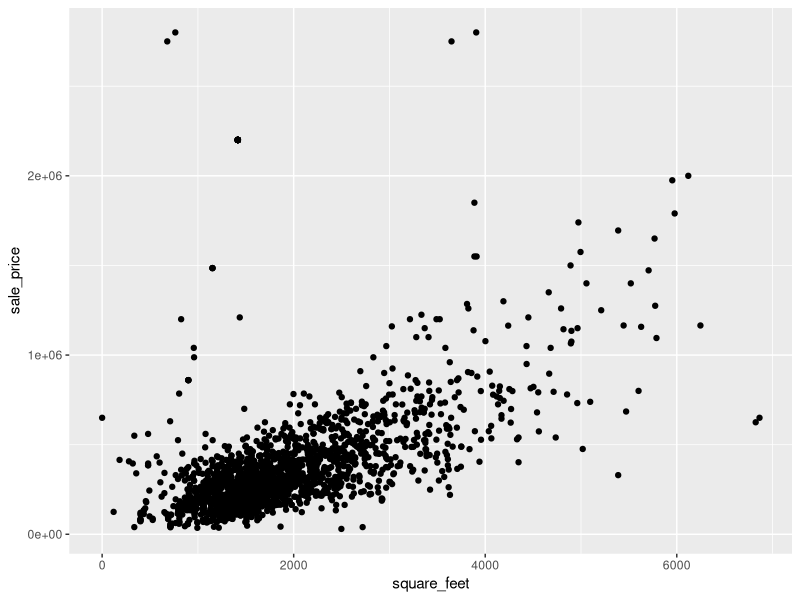
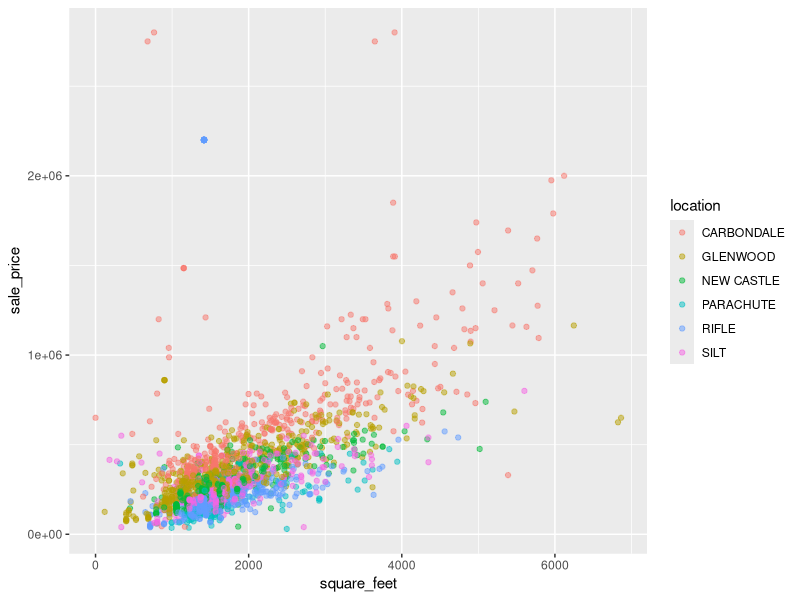
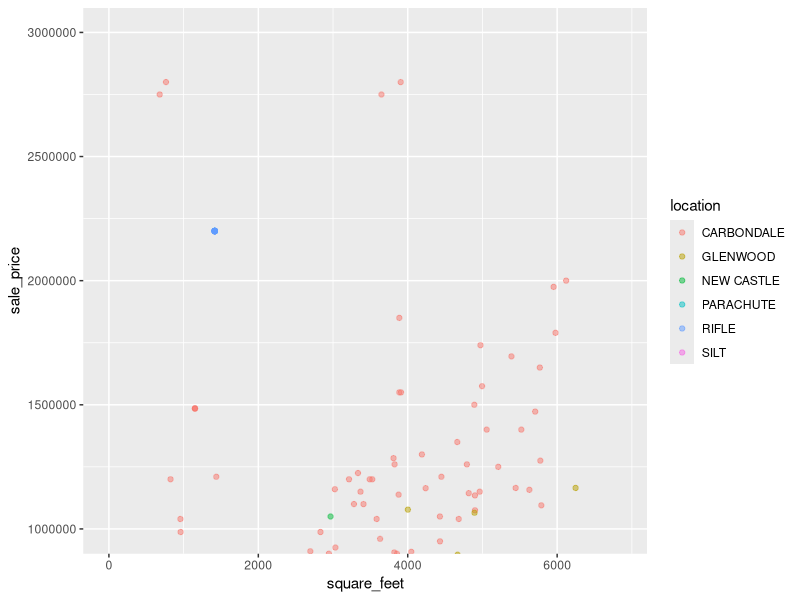
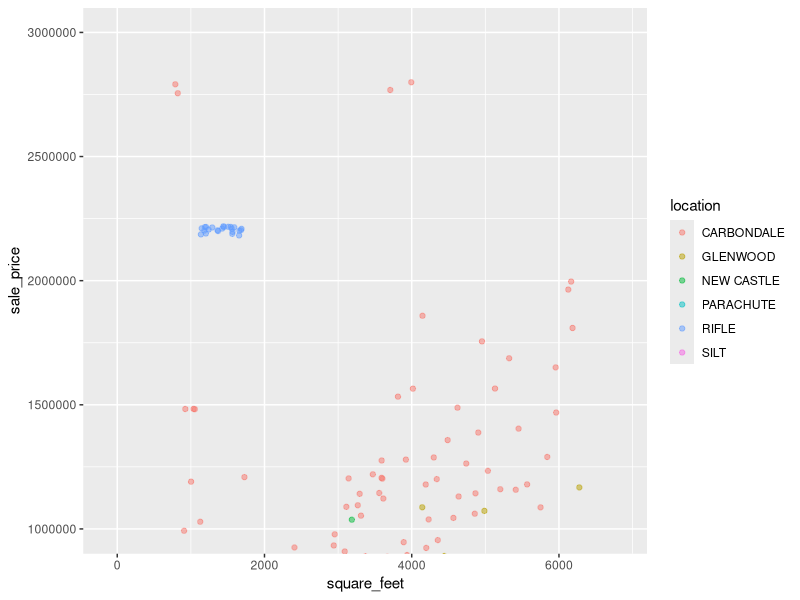
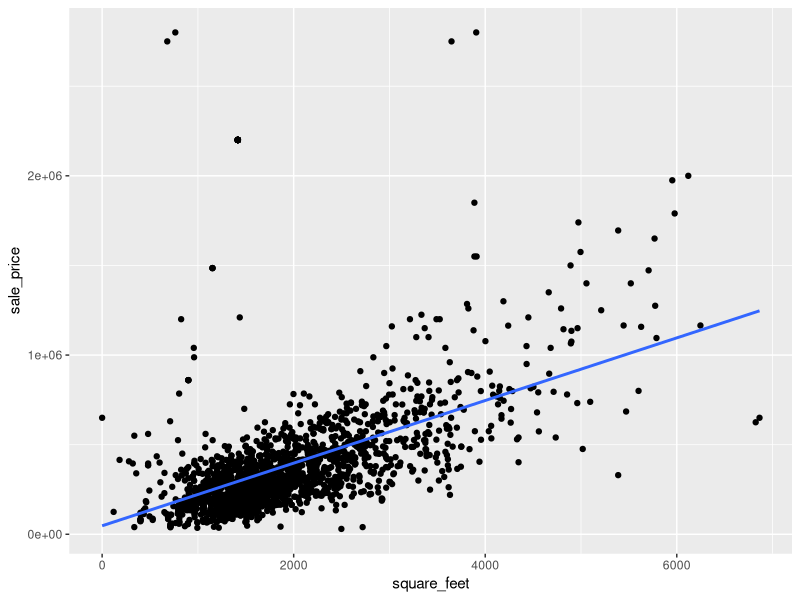
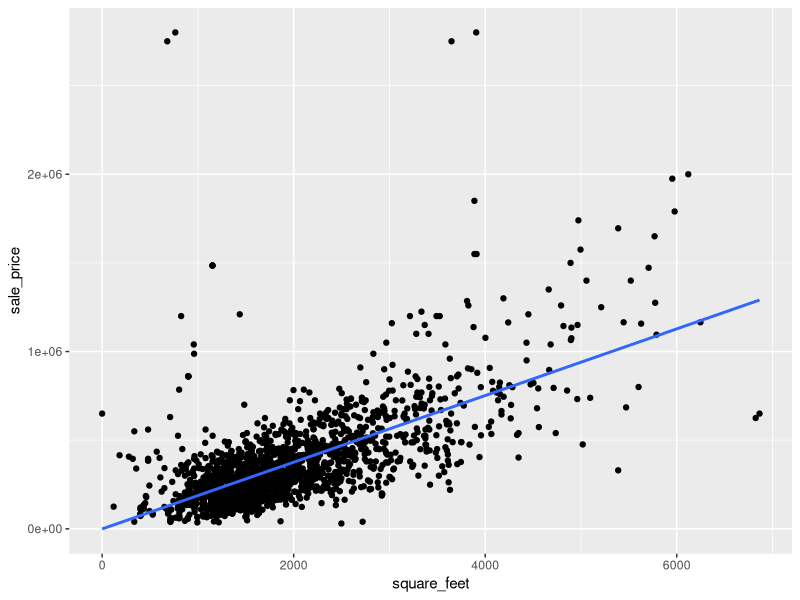
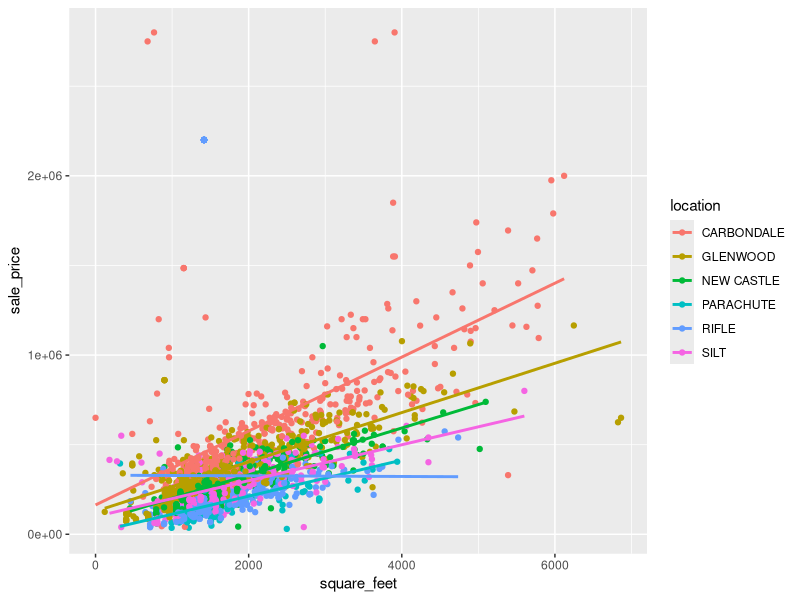
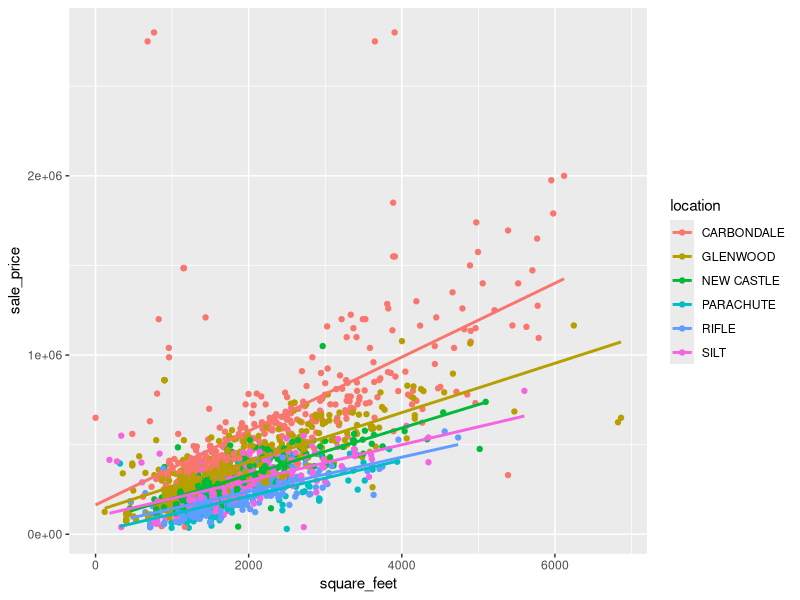

Write the R code that produced these figures, in order.
## ---- chunk 1
# This chunk includes the data processing steps to wrangle and clean the data
library(tidyverse) # For reading-in, wrangling, visualizing the data, and for pipe operator
library(readxl) # Tidyverse package for reading in Excel files
library(magrittr) # For the '%<>%' pipe operator

# Read-in townhomes and condo sales data
townhomes <- read_xlsx("2017-comparable-sales-condos-townhomes.xlsx") 

# Read-in single family home sales data
single_family <- read_xlsx("2017-comparable-sales-single-family.xlsx") 

# Check column names and formats
glimpse(townhomes) 
glimpse(single_family)
# 'sale_price' column was coerced to numeric and special characters '$' and ',' removed

# Replace spaces in column names with underscores ('_') and make names lowercase
# the package 'magrittr' is used for the pipe operator, this is loaded with the 'tidyverse' library
colnames(townhomes) %<>% str_replace_all("\\s", "_") %<>% tolower() 
colnames(single_family) %<>% str_replace_all("\\s", "_") %<>% tolower()

# Rename column "actual_year_built" as "year_built" for consistency between datasets
townhomes <- townhomes %>% 
  rename(year_built = actual_year_built) 

# Add a "classifcation" column to the single_family dataset and set all values to "Single Family"
single_family <- single_family %>% 
  mutate(classification = "Single Family")

# bind_rows() throws an error b/c 'reception' column is numeric in townhomes dataset; convert to character
townhomes$reception <- as.character(townhomes$reception)

# Combine the datasets into one
home_sales <- bind_rows(single_family, townhomes)
glimpse(home_sales)
# No new columns were created during the 'bind_rows()' process, indicating all colums align
# Remove single_family and townhomes dataframes because they are no longer needed
rm(single_family, townhomes)

# unique(home_sales$classification) reveals a "Garage Only" type. Drop this.
home_sales <- home_sales %>% filter(classification != "Garage Only") 

# Rename the column "heated area" to "square_feet" for clarity, though technically not correct
home_sales <- home_sales %>% 
  rename(square_feet = heated_area)
## ---- chunk 2
# This chunk includes the data processing steps to wrangle and clean the data
library(tidyverse) # For reading-in, wrangling, visualizing the data, and for pipe operator
library(readxl) # Tidyverse package for reading in Excel files
library(magrittr) # For the '%<>%' pipe operator

# Read-in townhomes and condo sales data
townhomes <- read_xlsx("2017-comparable-sales-condos-townhomes.xlsx") 

# Read-in single family home sales data
single_family <- read_xlsx("2017-comparable-sales-single-family.xlsx") 

# Check column names and formats
glimpse(townhomes) 
glimpse(single_family)
# 'sale_price' column was coerced to numeric and special characters '$' and ',' removed

# Replace spaces in column names with underscores ('_') and make names lowercase
# the package 'magrittr' is used for the pipe operator, this is loaded with the 'tidyverse' library
colnames(townhomes) %<>% str_replace_all("\\s", "_") %<>% tolower() 
colnames(single_family) %<>% str_replace_all("\\s", "_") %<>% tolower()

# Rename column "actual_year_built" as "year_built" for consistency between datasets
townhomes <- townhomes %>% 
  rename(year_built = actual_year_built) 

# Add a "classifcation" column to the single_family dataset and set all values to "Single Family"
single_family <- single_family %>% 
  mutate(classification = "Single Family")

# bind_rows() throws an error b/c 'reception' column is numeric in townhomes dataset; convert to character
townhomes$reception <- as.character(townhomes$reception)

# Combine the datasets into one
home_sales <- bind_rows(single_family, townhomes)
glimpse(home_sales)
# No new columns were created during the 'bind_rows()' process, indicating all colums align
# Remove single_family and townhomes dataframes because they are no longer needed
rm(single_family, townhomes)

# unique(home_sales$classification) reveals a "Garage Only" type. Drop this.
home_sales <- home_sales %>% filter(classification != "Garage Only") 

# Rename the column "heated area" to "square_feet" for clarity, though technically not correct
home_sales <- home_sales %>% 
  rename(square_feet = heated_area)
## ---- chunk 3
ggplot(data = home_sales, aes(x = square_feet, y = sale_price)) +
  geom_point()
## ---- chunk 4
ggplot(data = home_sales, aes(x = square_feet, y = sale_price, color = location)) +
  geom_point(alpha = 0.5)
## ---- chunk 5
ggplot(data = home_sales, aes(x = square_feet, y = sale_price, color = location)) +
  geom_point(alpha = 0.5) +
  coord_cartesian(ylim = c(1000000, 3000000))
## ---- chunk 6
ggplot(data = home_sales, aes(x = square_feet, y = sale_price, color = location)) +
  geom_jitter(alpha = 0.5, width = 300, height = 20000) +
  coord_cartesian(ylim = c(1000000, 3000000))
## ---- chunk 7
home_sales %>% arrange(desc(sale_price)) %>% select(c("sale_price", "location", "classification", "bedrooms", "square_feet")) %>% head(30)
## ---- chunk 8
home_sales_fix <- home_sales %>% filter(location != "RIFLE" | classification != "Townhome" | sale_price != 2200000)
home_sales_fix %>% filter(location == "RIFLE" & classification == "Townhome") %>% arrange(desc(sale_price)) %>% head(10)
## ---- chunk 9
ggplot(data = home_sales, aes(x = square_feet, y = sale_price)) + 
  geom_point() + 
  geom_smooth(method = "lm", se = FALSE) # Method set to lm for the linear model
## ---- chunk 10
ggplot(data = home_sales_fix, aes(x = square_feet, y = sale_price)) + 
  geom_point() + 
  geom_smooth(method = "lm", se = FALSE) # Method set to lm for the linear model
## ---- chunk 11
ggplot(data = home_sales, aes(x = square_feet, y = sale_price, color = location)) + 
  geom_point() + 
  geom_smooth(method = "lm", se = FALSE) # Method set to lm for the linear model
## ---- chunk 12
ggplot(data = home_sales_fix, aes(x = square_feet, y = sale_price, color = location)) + 
  geom_point() + 
  geom_smooth(method = "lm", se = FALSE) # Method set to lm for the linear model
## ---- chunk 13
ggplot(home_sales, aes(square_feet, sale_price, color = location)) +
  geom_point(alpha = 0.5) +
  geom_smooth(method = "lm", se = FALSE) +
  facet_wrap(~ location)
## ---- chunk 14
ggplot(home_sales_fix, aes(square_feet, sale_price, color = location)) +
  geom_point(alpha = 0.5) +
  geom_smooth(method = "lm", se = FALSE) +
  facet_wrap(~ location)
